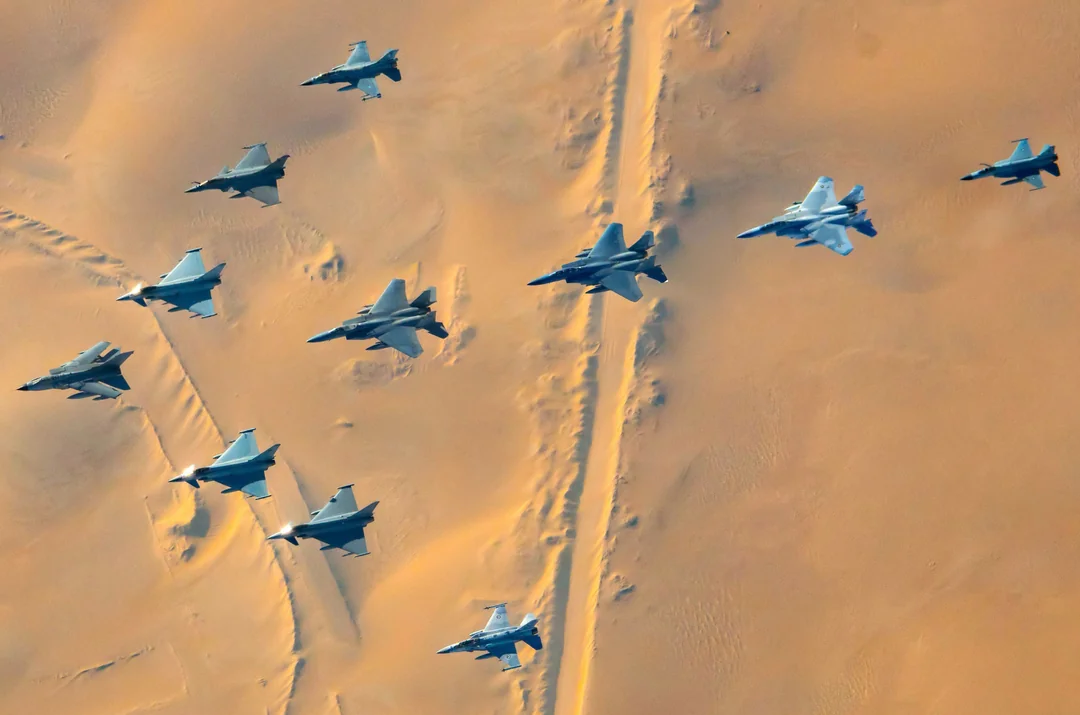
#> input picture assets/rsaf2.png, 1080 x 715 px
$ python t8.py
#> lines starting #> are read from the running program, lines starting #| are printed output that depends on the picture; long printed decimals are rounded
'''
template matching, used to find and locate a template in an image, for finding objectsin an image
stores functions in a tuple and using a loop to apply each method

'''

import matplotlib.pyplot as plt
import numpy as np
import cv2

'''image options
sources:
rsaf1.png
rsaf2.png

templates:
rsaf1_jet1.png
rsaf2_jet1.png
'''

# loads image and template as grayscale
img = cv2.resize(cv2.imread('assets/rsaf2.png', 0),(0,0),fx=0.4,fy=0.4)
#> img: shape (286, 432); min 9, max 255, mean 157.2
template = cv2.resize(cv2.imread('assets/rsaf1_jet1.png', 0),(0,0),fx=0.4,fy=0.4)
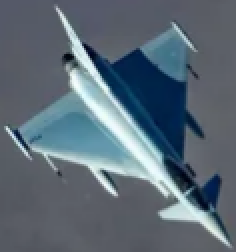
#> input picture assets/rsaf1_jet1.png, 118 x 126 px (shown 2 times larger)
#> template: shape (50, 47); min 6, max 246, mean 102.7

if img is None or template is None:
    print("Error: Could not load images.")
    exit()

img = cv2.resize(img,(0,0),fx=0.4,fy=0.4)
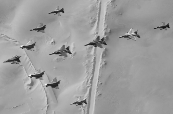
#> img: shape (114, 173); min 20, max 250, mean 157.2
template = cv2.resize(template,(0,0),fx=0.4,fy=0.4)

h,w = template.shape
#> h = 20; w = 19

methods = [
    cv2.TM_CCOEFF,
    cv2.TM_CCOEFF_NORMED,
    cv2.TM_CCORR,
    cv2.TM_CCORR_NORMED,
    cv2.TM_SQDIFF,
    cv2.TM_SQDIFF_NORMED
]


for method in methods:
    img2 = img.copy()

    result = cv2.matchTemplate(img2,template,method)

    min_val,max_val,min_loc,max_loc = cv2.minMaxLoc(result) # returns th min and max values and their locations in the result matrix
    print(min_val,max_val,min_loc,max_loc)

    if method in [cv2.TM_SQDIFF, cv2.TM_SQDIFF_NORMED, cv2.TM_CCORR]:     # for these methods, the min value is the best match, max values are better for other methods
        location = min_loc
    else:
        location = max_loc

    bottom_right = (location[0] + w, location[1] + h) # bottom right corner of rectangle to be drawn around the matched template
    cv2.rectangle(img2,location,bottom_right,255,5)
    cv2.imshow('match',img2)
    cv2.waitKey(0)
    cv2.destroyAllWindows()
#> this loop made 6 passes
#> (min_val, max_val, min_loc, location, bottom_right) on passes 1, 2, 4: (-298968.9, 186650.8, (58, 39), (13, 41), (32, 61)), (-0.459, 0.33, (58, 39), (65, 22), (84, 42)), (0.846, 0.93, (92, 30), (21, 54), (40, 74))
#> (min_val, max_val, max_loc, location, bottom_right) on passes 3, 5, 6: (4955541.5, 7029344.5, (61, 81), (94, 31), (113, 51)), (1157437, 3074117, (27, 79), (108, 22), (127, 42)), (0.203, 0.426, (58, 39), (108, 22), (127, 42))
#| -298968.906 186650.797 (58, 39) (13, 41)
#| -0.4589 0.3303 (58, 39) (65, 22)
#| 4955541.5 7029344.5 (94, 31) (61, 81)
#| 0.8459 0.9304 (92, 30) (21, 54)
#| 1157437.0 3074117.0 (108, 22) (27, 79)
#| 0.2031 0.4263 (108, 22) (58, 39)
#> pass 1, `result = cv2.matchTemplate(img2,template,method)`:
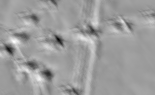
#> result: shape (95, 155) float32; min -298968.9, max 186650.8, mean 485; drawn with min black and max white
#> pass 2, `result = cv2.matchTemplate(img2,template,method)`:
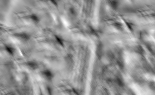
#> result: shape (95, 155) float32; min -0.459, max 0.33, mean 0.00134; drawn with min black and max white
#> pass 2, `cv2.imshow('match',img2)`:
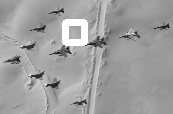
#> window 'match': shape (114, 173); min 20, max 255, mean 159.5
#> after the loop:
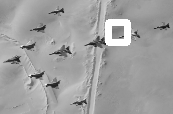
#> img2: shape (114, 173); min 20, max 255, mean 160.2
#> after the loop:
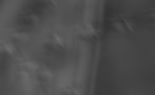
#> result: shape (95, 155) float32; min 0.203, max 0.426, mean 0.302
